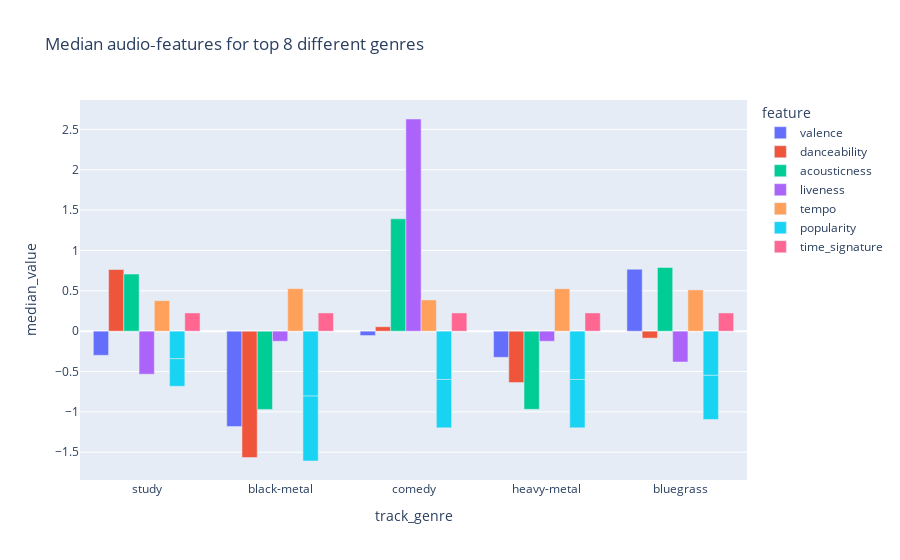

Notebook code cell kept with this figure:
### Code cell
# 1. Compute medians per genre
med_songs = numerical_data.groupby('track_genre')[
    ['valence','danceability','acousticness','liveness', 'tempo', 'popularity', 'time_signature']
].median()

# 2. Find the N genres with the most tracks
top_genres = (
    numerical_data['track_genre']
    .value_counts()
    .nlargest(5)
    .index
    .tolist()
)

# 3. Select only those genres’ medians
selected = med_songs.loc[top_genres]

# 4. Melt to “long” form for px.bar
df_long = (
    selected
    .reset_index()
    .melt(id_vars='track_genre',
          var_name='feature',
          value_name='median_value')
)

# 5. Plot
fig = px.bar(
    df_long,
    x='track_genre',
    y='median_value',
    color='feature',
    barmode='group',
    title='Median audio‑features for top 8 different genres'
)
fig.show()

### Figure 1 — Plotly figure (JSON) as saved in the notebook; plotly's stock layout.template omitted (floating-point values rounded to 4 significant figures)
{"data": [{"alignmentgroup": "True", "hovertemplate": "feature=valence<br>track_genre=%{x}<br>median_value=%{y}<extra></extra>", "legendgroup": "valence", "marker": {"color": "#636efa", "pattern": {"shape": ""}}, "name": "valence", "offsetgroup": "valence", "orientation": "v", "showlegend": true, "textposition": "auto", "type": "bar", "x": ["study", "black-metal", "comedy", "heavy-metal", "bluegrass"], "xaxis": "x", "y": [-0.2991, -1.182, -0.05422, -0.3238, 0.7678], "yaxis": "y"}, {"alignmentgroup": "True", "hovertemplate": "feature=danceability<br>track_genre=%{x}<br>median_value=%{y}<extra></extra>", "legendgroup": "danceability", "marker": {"color": "#EF553B", "pattern": {"shape": ""}}, "name": "danceability", "offsetgroup": "danceability", "orientation": "v", "showlegend": true, "textposition": "auto", "type": "bar", "x": ["study", "black-metal", "comedy", "heavy-metal", "bluegrass"], "xaxis": "x", "y": [0.7636, -1.566, 0.05471, -0.6373, -0.08594], "yaxis": "y"}, {"alignmentgroup": "True", "hovertemplate": "feature=acousticness<br>track_genre=%{x}<br>median_value=%{y}<extra></extra>", "legendgroup": "acousticness", "marker": {"color": "#00cc96", "pattern": {"shape": ""}}, "name": "acousticness", "offsetgroup": "acousticness", "orientation": "v", "showlegend": true, "textposition": "auto", "type": "bar", "x": ["study", "black-metal", "comedy", "heavy-metal", "bluegrass"], "xaxis": "x", "y": [0.7069, -0.9696, 1.392, -0.9685, 0.7893], "yaxis": "y"}, {"alignmentgroup": "True", "hovertemplate": "feature=liveness<br>track_genre=%{x}<br>median_value=%{y}<extra></extra>", "legendgroup": "liveness", "marker": {"color": "#ab63fa", "pattern": {"shape": ""}}, "name": "liveness", "offsetgroup": "liveness", "orientation": "v", "showlegend": true, "textposition": "auto", "type": "bar", "x": ["study", "black-metal", "comedy", "heavy-metal", "bluegrass"], "xaxis": "x", "y": [-0.5332, -0.1247, 2.629, -0.1247, -0.3819], "yaxis": "y"}, {"alignmentgroup": "True", "hovertemplate": "feature=tempo<br>track_genre=%{x}<br>median_value=%{y}<extra></extra>", "legendgroup": "tempo", "marker": {"color": "#FFA15A", "pattern": {"shape": ""}}, "name": "tempo", "offsetgroup": "tempo", "orientation": "v", "showlegend": true, "textposition": "auto", "type": "bar", "x": ["study", "black-metal", "comedy", "heavy-metal", "bluegrass"], "xaxis": "x", "y": [0.3782, 0.5268, 0.3872, 0.526, 0.5111], "yaxis": "y"}, {"alignmentgroup": "True", "hovertemplate": "feature=popularity<br>track_genre=%{x}<br>median_value=%{y}<extra></extra>", "legendgroup": "popularity", "marker": {"color": "#19d3f3", "pattern": {"shape": ""}}, "name": "popularity", "offsetgroup": "popularity", "orientation": "v", "showlegend": true, "textposition": "auto", "type": "bar", "x": ["study", "black-metal", "comedy", "heavy-metal", "bluegrass", "study", "black-metal", "comedy", "heavy-metal", "bluegrass"], "xaxis": "x", "y": [-0.3414, -0.8044, -0.5986, -0.5986, -0.5472, -0.3414, -0.8044, -0.5986, -0.5986, -0.5472], "yaxis": "y"}, {"alignmentgroup": "True", "hovertemplate": "feature=time_signature<br>track_genre=%{x}<br>median_value=%{y}<extra></extra>", "legendgroup": "time_signature", "marker": {"color": "#FF6692", "pattern": {"shape": ""}}, "name": "time_signature", "offsetgroup": "time_signature", "orientation": "v", "showlegend": true, "textposition": "auto", "type": "bar", "x": ["study", "black-metal", "comedy", "heavy-metal", "bluegrass"], "xaxis": "x", "y": [0.2258, 0.2258, 0.2258, 0.2258, 0.2258], "yaxis": "y"}], "layout": {"barmode": "group", "legend": {"title": {"text": "feature"}, "tracegroupgap": 0}, "title": {"text": "Median audio‑features for top 8 different genres"}, "xaxis": {"anchor": "y", "domain": [0, 1], "title": {"text": "track_genre"}}, "yaxis": {"anchor": "x", "domain": [0, 1], "title": {"text": "median_value"}}}}
